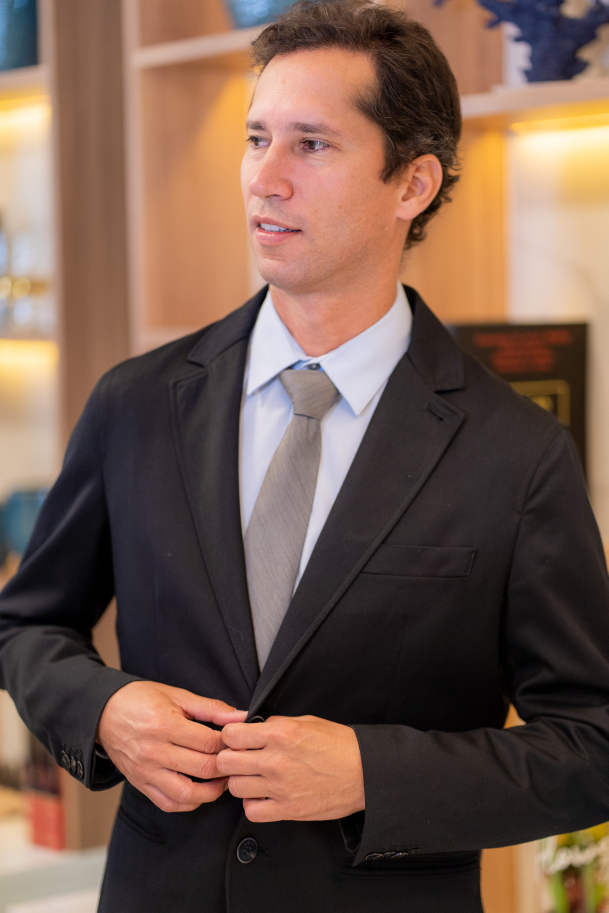
#> input picture Vigentes/ADS/_material/Dr Hugo da Cunha/CasaDeFotografias-216.jpg, 1825 x 2738 px (shown at 1/3 size); its folder holds only this picture in this run
$ python -i compressor3.py   (imports and definitions only)
#> lines starting #> are read from the running program, lines starting #| are printed output that depends on the picture
"""
🖼️ Image Compressor Ultra Pro - Compressão Profissional Máxima
Versão 3.0 - Algoritmos Avançados + Compressão Inteligente

Tecnologias:
- Perceptual Quality Optimization
- Smart Resizing com múltiplos algoritmos
- Compressão adaptativa por tipo de imagem
- Pre-processamento avançado
"""

from PIL import Image, ImageTk, ExifTags, ImageEnhance, ImageFilter
import pillow_heif
import os
import tkinter as tk
from tkinter import ttk, filedialog, messagebox
from pathlib import Path
from datetime import datetime
import threading
from typing import List, Tuple, Dict
import io
import numpy as np

# Registrar suporte para HEIC
# [1 line not run here, left out]


class AdvancedImageAnalyzer:
    """Analisador avançado de imagens para otimização inteligente"""

    @staticmethod
    def analyze_image_complexity(img: Image.Image) -> Dict:
        """Analisa complexidade e características da imagem"""
        # Converte para RGB se necessário
        if img.mode != 'RGB':
            img_rgb = img.convert('RGB')
        else:
            img_rgb = img

        # Reduz para análise rápida
        thumb = img_rgb.copy()
        thumb.thumbnail((200, 200))
        pixels = np.array(thumb)

        # Calcula métricas
        brightness = np.mean(pixels)
        contrast = np.std(pixels)

        # Detecta tipo de imagem
        edges = np.std(np.diff(pixels, axis=0)) + np.std(np.diff(pixels, axis=1))

        # Análise de cores
        unique_colors = len(np.unique(pixels.reshape(-1, pixels.shape[2]), axis=0))
        color_variance = np.var(pixels)

        # Classifica tipo de imagem
        if edges < 10 and unique_colors < 1000:
            image_type = 'simple'  # Logos, gráficos simples
        elif edges < 20:
            image_type = 'gradient'  # Gradientes, backgrounds
        elif unique_colors < 5000:
            image_type = 'illustration'  # Ilustrações, drawings
        else:
            image_type = 'photo'  # Fotos realistas

        return {
            'type': image_type,
            'complexity': edges,
            'brightness': brightness,
            'contrast': contrast,
            'unique_colors': unique_colors,
            'color_variance': color_variance
        }

    @staticmethod
    def detect_dominant_features(img: Image.Image) -> Dict:
        """Detecta características dominantes para otimização"""
        img_small = img.copy()
        img_small.thumbnail((100, 100))

        # Analisa saturação
        if img_small.mode in ('RGBA', 'RGB'):
            img_hsv = img_small.convert('HSV')
            saturation = np.mean(np.array(img_hsv)[:, :, 1])

            return {
                'is_grayscale': saturation < 30,
                'is_high_saturation': saturation > 150,
                'saturation_level': saturation
            }

        return {'is_grayscale': False, 'is_high_saturation': False, 'saturation_level': 0}


class UltraImageCompressor:
    """Compressor ultra otimizado com algoritmos avançados"""

    ADVANCED_PRESETS = {
        'web_ultra_light': {
            'quality': 75,
            'max_dimension': 1280,
            'sharpening': 'medium',
            'description': '🎯 Web Ultra Light (~100KB)'
        },
        'ultra': {
            'quality': 82,
            'max_dimension': 1920,
            'sharpening': 'medium',
            'description': 'Ultra compressão inteligente'
        },
        'web_optimized': {
            'quality': 85,
            'max_dimension': 1920,
            'sharpening': 'low',
            'description': 'Otimizado para web (Recomendado)'
        },
        'high_quality': {
            'quality': 90,
            'max_dimension': 2560,
            'sharpening': 'none',
            'description': 'Alta qualidade com compressão'
        },
        'thumbnail': {
            'quality': 78,
            'max_dimension': 600,
            'sharpening': 'high',
            'description': 'Thumbnails otimizados'
        },
        'adaptive': {
            'quality': 85,
            'max_dimension': 1920,
            'sharpening': 'auto',
            'description': 'Adaptativo inteligente'
        }
    }

    def __init__(self, output_format='webp', preset='ultra',
                 custom_quality=None, max_dimension=None,
                 enable_smart_crop=False, keep_exif=False,
                 adaptive_quality=True, preprocessing='advanced'):

        self.output_format = output_format.lower()
        self.keep_exif = keep_exif
        self.enable_smart_crop = enable_smart_crop
        self.adaptive_quality = adaptive_quality
        self.preprocessing = preprocessing

        # Configurações do preset
        if preset in self.ADVANCED_PRESETS:
            config = self.ADVANCED_PRESETS[preset]
            self.base_quality = custom_quality if custom_quality else config['quality']
            self.max_dimension = max_dimension if max_dimension else config['max_dimension']
            self.sharpening_mode = config['sharpening']
        else:
            self.base_quality = custom_quality or 85
            self.max_dimension = max_dimension or 1920
            self.sharpening_mode = 'medium'

        self.analyzer = AdvancedImageAnalyzer()

        self.supported_formats = {'.png', '.jpg', '.jpeg', '.heic', '.bmp',
                                 '.tiff', '.tif', '.gif', '.webp', '.heif'}

    def _calculate_adaptive_quality(self, img: Image.Image, analysis: Dict) -> int:
        """Calcula qualidade adaptativa baseada nas características da imagem"""
        if not self.adaptive_quality:
            return self.base_quality

        quality = self.base_quality

        # Ajusta baseado no tipo de imagem
        if analysis['type'] == 'simple':
            quality -= 10  # Imagens simples comprimem muito melhor
        elif analysis['type'] == 'gradient':
            quality -= 7  # Gradientes toleram bastante compressão
        elif analysis['type'] == 'illustration':
            quality -= 5  # Ilustrações comprimem bem
        elif analysis['type'] == 'photo':
            quality += 2  # Fotos precisam um pouco mais de qualidade

        # Ajusta baseado na complexidade
        if analysis['complexity'] > 50:
            quality += 3  # Imagens muito complexas precisam mais qualidade
        elif analysis['complexity'] < 15:
            quality -= 5  # Imagens muito simples podem comprimir muito mais

        # Ajusta baseado no contraste
        if analysis['contrast'] < 30:
            quality -= 3  # Baixo contraste comprime melhor

        # Para preset web_ultra_light, força redução adicional
        if self.base_quality <= 75:
            quality -= 2  # Redução extra para atingir ~100KB

        # Mantém dentro dos limites
        return max(65, min(95, quality))

    def _preprocess_image(self, img: Image.Image, analysis: Dict) -> Image.Image:
        """Pré-processamento avançado da imagem"""
        if self.preprocessing == 'none':
            return img

        # Redução de ruído para fotos
        if analysis['type'] == 'photo' and analysis['complexity'] > 40:
            # Filtro bilateral simulado (reduz ruído mantendo bordas)
            img = img.filter(ImageFilter.SMOOTH_MORE)

        # Otimização de contraste adaptativo
        if self.preprocessing == 'advanced':
            if analysis['contrast'] < 40:
                # Aumenta contraste em imagens com baixo contraste
                enhancer = ImageEnhance.Contrast(img)
                img = enhancer.enhance(1.1)
            elif analysis['contrast'] > 100:
                # Reduz contraste em imagens com muito contraste
                enhancer = ImageEnhance.Contrast(img)
                img = enhancer.enhance(0.95)

        # Otimização de cores para imagens saturadas
        if analysis.get('is_high_saturation', False):
            enhancer = ImageEnhance.Color(img)
            img = enhancer.enhance(0.98)

        return img

    def _correct_orientation(self, img: Image.Image) -> Image.Image:
        """Corrige orientação baseada em EXIF"""
        try:
            exif = img.getexif()
            if exif:
                orientation = exif.get(274)  # Tag de orientação
                if orientation:
                    rotations = {
                        3: 180,
                        6: 270,
                        8: 90
                    }
                    if orientation in rotations:
                        img = img.rotate(rotations[orientation], expand=True)
        except:
            pass
        return img

    def _smart_resize(self, img: Image.Image, analysis: Dict) -> Tuple[Image.Image, Tuple, Tuple]:
        """Redimensionamento inteligente com múltiplos algoritmos"""
        original_size = img.size
        width, height = img.size
        max_dim = max(width, height)

        if max_dim <= self.max_dimension:
            return img, original_size, original_size

        # Calcula nova dimensão
        ratio = self.max_dimension / max_dim
        new_width = int(width * ratio)
        new_height = int(height * ratio)

        # Escolhe algoritmo baseado no tipo de imagem
        if analysis['type'] in ('simple', 'illustration'):
            # Para logos e ilustrações: LANCZOS (melhor para bordas nítidas)
            resampling = Image.Resampling.LANCZOS
        elif analysis['type'] == 'gradient':
            # Para gradientes: BICUBIC (suave)
            resampling = Image.Resampling.BICUBIC
        else:
            # Para fotos: LANCZOS (melhor geral)
            resampling = Image.Resampling.LANCZOS

        # Resize em múltiplas etapas para melhor qualidade
        if ratio < 0.5:
            # Se redução é grande, faz em duas etapas
            intermediate_size = (int(width * 0.6), int(height * 0.6))
            img = img.resize(intermediate_size, resampling)

        img = img.resize((new_width, new_height), resampling)

        return img, original_size, (new_width, new_height)

    def _apply_adaptive_sharpening(self, img: Image.Image, analysis: Dict,
                                   was_resized: bool) -> Image.Image:
        """Aplica sharpening adaptativo"""
        if not was_resized or self.sharpening_mode == 'none':
            return img

        # Determina intensidade baseado no modo
        if self.sharpening_mode == 'auto':
            if analysis['type'] in ('simple', 'illustration'):
                mode = 'high'
            elif analysis['type'] == 'photo':
                mode = 'low'
            else:
                mode = 'medium'
        else:
            mode = self.sharpening_mode

        # Parâmetros de sharpening
        params = {
            'low': {'radius': 0.3, 'percent': 40, 'threshold': 3},
            'medium': {'radius': 0.5, 'percent': 60, 'threshold': 3},
            'high': {'radius': 0.8, 'percent': 80, 'threshold': 2}
        }

        p = params.get(mode, params['medium'])
        img = img.filter(ImageFilter.UnsharpMask(
            radius=p['radius'],
            percent=p['percent'],
            threshold=p['threshold']
        ))

        return img

    # [44 lines left out: function _optimize_save_parameters, not called in this run]

    def compress(self, input_path: Path, output_path: Path = None) -> Dict:
        """Comprime imagem com algoritmos ultra otimizados"""
        try:
            # Carrega imagem
            img = Image.open(input_path)
#> img is the input picture: PIL image 1825x2738 RGB; mean R, G, B 116.1, 90.5, 77.9
            original_mode = img.mode
#> original_mode = 'RGB'

            # Corrige orientação
            img = self._correct_orientation(img)

            # Analisa imagem
            analysis = self.analyzer.analyze_image_complexity(img)
#> in analyze_image_complexity, `thumb.thumbnail((200, 200))`:
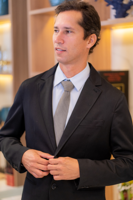
#> thumb: PIL image 133x200 RGB; mean R, G, B 116.1, 90.5, 77.9
#> in analyze_image_complexity, `brightness = np.mean(pixels)`: brightness = 94.81
#> in analyze_image_complexity, `contrast = np.std(pixels)`: contrast = 69.5
#> in analyze_image_complexity, `edges = np.std(np.diff(pixels, axis=0)) + np.std(np.diff(pixels, axis=..`: edges = 242.6
#> in analyze_image_complexity, `unique_colors = len(np.unique(pixels.reshape(-1, pixels.shape[2]), axi..`: unique_colors = 15951
#> in analyze_image_complexity, `color_variance = np.var(pixels)`: color_variance = 4829.6
#> analysis = {'type': 'photo', 'complexity': 242.6, 'brightness': 94.81, 'contrast': 69.5, 'unique_colors': 15951, 'color_variance': 4829.6}
            features = self.analyzer.detect_dominant_features(img)
#> in detect_dominant_features, `img_small.thumbnail((100, 100))`:
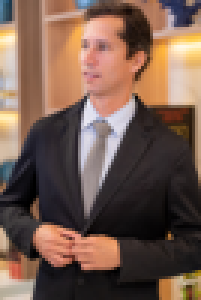
#> img_small: PIL image 67x100 RGB (shown 3 times larger); mean R, G, B 116.1, 90.5, 77.9
#> in detect_dominant_features, `img_hsv = img_small.convert('HSV')`: img_hsv: PIL image 67x100 HSV; mean H, S, V 83.6, 77.5, 117.7
#> in detect_dominant_features, `saturation = np.mean(np.array(img_hsv)[:, :, 1])`: saturation = 77.52
#> features = {'is_grayscale': False, 'is_high_saturation': False, 'saturation_level': 77.52}
            analysis.update(features)

            # Preserva EXIF se solicitado
            exif_data = None
            if self.keep_exif:
                try:
                    exif_data = img.info.get('exif')
                except:
                    pass

            # Pré-processamento
            img = self._preprocess_image(img, analysis)

            # Converte modo de cor se necessário
            if self.output_format == 'jpeg':
                if img.mode in ('RGBA', 'LA', 'P'):
                    if img.mode == 'P':
                        img = img.convert('RGBA')

                    background = Image.new('RGB', img.size, (255, 255, 255))
                    if img.mode in ('RGBA', 'LA'):
                        background.paste(img, mask=img.split()[-1])
                    img = background
                elif img.mode != 'RGB':
                    img = img.convert('RGB')
            elif self.output_format == 'webp':
                # WebP suporta transparência
                if img.mode not in ('RGB', 'RGBA'):
                    img = img.convert('RGBA' if 'transparency' in img.info else 'RGB')

            # Redimensionamento inteligente
            img, original_size, new_size = self._smart_resize(img, analysis)
#> original_size = (1825, 2738); new_size = (1279, 1920)
            was_resized = original_size != new_size
#> was_resized = True

            # Garante que as dimensões são tuplas
            if not isinstance(original_size, tuple):
                original_size = (img.size[0], img.size[1])
            if not isinstance(new_size, tuple):
                new_size = (img.size[0], img.size[1])

            # Sharpening adaptativo
            if was_resized:
                img = self._apply_adaptive_sharpening(img, analysis, was_resized)

            # Calcula qualidade adaptativa
            quality = self._calculate_adaptive_quality(img, analysis)
#> quality = 87

            # Define caminho de saída
            if output_path is None:
                output_dir = input_path.parent / 'compressed'
                output_dir.mkdir(exist_ok=True)
                output_path = output_dir / f"{input_path.stem}_ultra.{self.output_format}"

            # Otimiza parâmetros de salvamento
            save_params = self._optimize_save_parameters(img, analysis, quality)

            # Adiciona EXIF se necessário
            if exif_data and self.output_format == 'jpeg':
                save_params['exif'] = exif_data

            # Salva com múltiplas tentativas de qualidade se necessário
            img.save(output_path, self.output_format.upper(), **save_params)

            # Sistema de compressão progressiva para atingir tamanho alvo
            compressed_size = output_path.stat().st_size
            target_size_kb = 100 if self.base_quality <= 75 else 300  # 100KB para ultra light

            # Se arquivo ainda está grande e qualidade permite, tenta comprimir mais
            if compressed_size > target_size_kb * 1024 and quality > 68:
                attempts = 0
                max_attempts = 5

                while compressed_size > target_size_kb * 1024 and quality > 68 and attempts < max_attempts:
                    quality -= 3
                    test_params = save_params.copy()
                    test_params['quality'] = quality

                    img.save(output_path, self.output_format.upper(), **test_params)
                    new_size = output_path.stat().st_size

                    # Se conseguiu redução significativa, mantém
                    if new_size < compressed_size * 0.9:  # Pelo menos 10% de redução
                        compressed_size = new_size
                        attempts += 1
                    else:
                        break  # Para se não está mais conseguindo comprimir bem

            # Calcula estatísticas
            original_bytes = input_path.stat().st_size
            compressed_bytes = output_path.stat().st_size
            reduction = ((original_bytes - compressed_bytes) / original_bytes) * 100

            return {
                'success': True,
                'input_path': str(input_path),
                'output_path': str(output_path),
                'original_size_mb': original_bytes / (1024 * 1024),
                'compressed_size_mb': compressed_bytes / (1024 * 1024),
                'reduction_percent': reduction,
                'original_dimensions': original_size,
                'new_dimensions': new_size,
                'format': self.output_format,
                'quality_used': quality,
                'image_type': analysis['type'],
                'analysis': analysis
            }

        except Exception as e:
            return {
                'success': False,
                'input_path': str(input_path),
                'error': str(e)
            }


class UltraCompressorGUI:
    """Interface gráfica ultra profissional"""

    # [634 lines left out: functions __init__, setup_ui, _create_config_tab, _create_files_tab, _create_results_tab, select_files and 8 more, not called in this run]


# Execução principal
# [9 lines not run here, left out]

>>> result = UltraImageCompressor().compress('../Dr Hugo da Cunha/CasaDeFotografias-216.jpg')

$ run again, on Vigentes/ADS/_material/Dr Hugo da Cunha/CasaDeFotografias-30.jpg
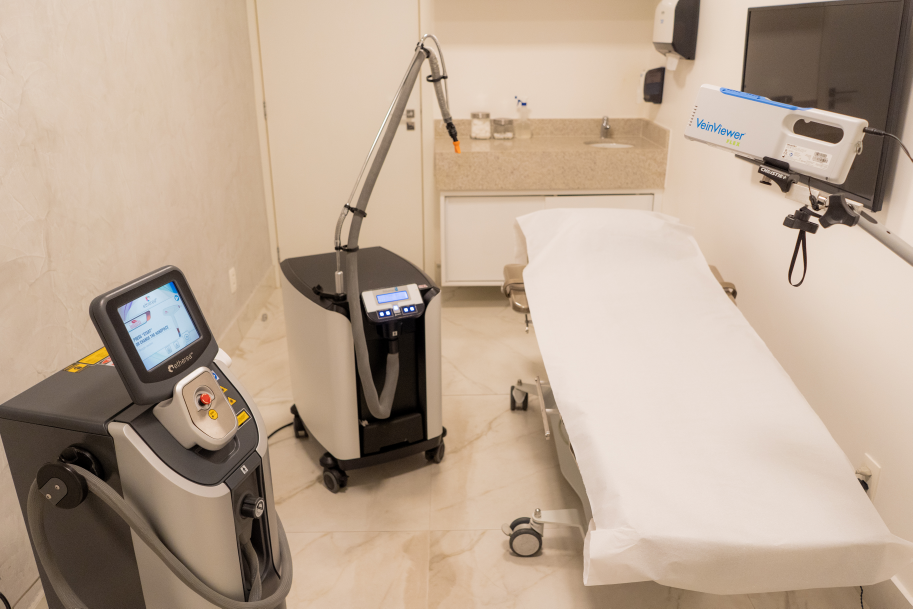
#> input picture Vigentes/ADS/_material/Dr Hugo da Cunha/CasaDeFotografias-30.jpg, 2738 x 1825 px (shown at 1/3 size)
#> in compress, img is the input picture: PIL image 2738x1825 RGB; mean R, G, B 186.4, 166.3, 147.9
#> in analyze_image_complexity, `thumb.thumbnail((200, 200))`:
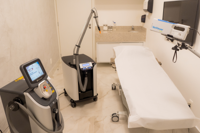
#> thumb: PIL image 200x133 RGB; mean R, G, B 186.4, 166.3, 147.9
#> brightness = 166.9
#> contrast = 56.01
#> edges = 238.6
#> unique_colors = 8675
#> color_variance = 3137.4
#> analysis = {'type': 'photo', 'complexity': 238.6, 'brightness': 166.9, 'contrast': 56.01, 'unique_colors': 8675, 'color_variance': 3137.4}
#> in detect_dominant_features, `img_small.thumbnail((100, 100))`:
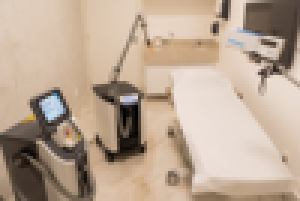
#> img_small: PIL image 100x67 RGB (shown 3 times larger); mean R, G, B 186.4, 166.3, 147.9
#> img_hsv: PIL image 100x67 HSV; mean H, S, V 21.4, 57.4, 186.8
#> saturation = 57.43
#> features = {'is_grayscale': False, 'is_high_saturation': False, 'saturation_level': 57.43}
#> in compress, `img, original_size, new_size = self._smart_resize(img, analysis)`: original_size = (2738, 1825); new_size = (1920, 1279)
#> was_resized = True
#> quality = 87
